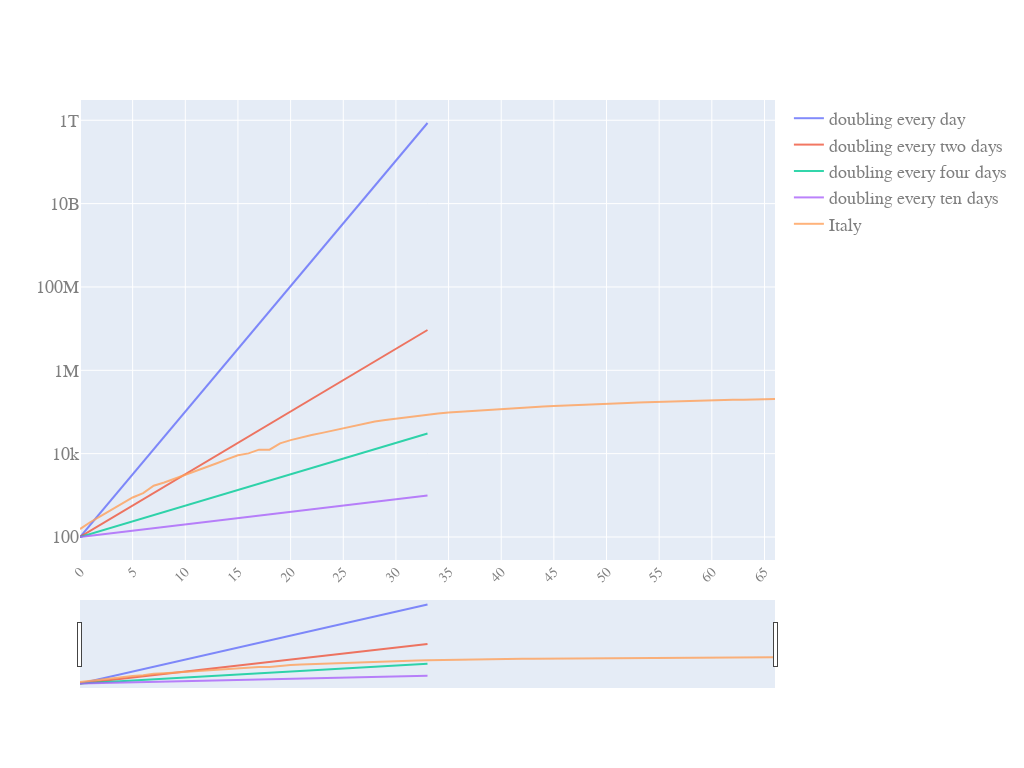

Source (notebook cell):
### Code cell
quick_plot(pd_sync_timelines_w_slope.date,
           pd_sync_timelines_w_slope.iloc[:,0:5],
           y_scale='log',
           slider=True)

### Figure 1 — Plotly figure (JSON) as saved in the notebook; plotly's stock layout.template omitted (floating-point values rounded to 4 significant figures)
{"data": [{"name": "doubling every day", "opacity": 0.8, "type": "scatter", "x": [0, 1, 2, 3, 4, 5, 6, 7, 8, 9, 10, 11, 12, 13, 14, 15, 16, 17, 18, 19, 20, 21, 22, 23, 24, 25, 26, 27, 28, 29, 30, 31, 32, 33, 34, 35, 36, 37, 38, 39, 40, 41, 42, 43, 44, 45, 46, 47, 48, 49, 50, 51, 52, 53, 54, 55, 56, 57, 58, 59, 60, 61, 62, 63, 64, 65, 66], "y": [100, 200, 400, 800, 1600, 3200, 6400, 12800, 25600, 51200, 102400, 204800, 409600, 819200, 1638400, 3276800, 6553600, 13107200, 26214400, 52428800, 104857600, 209715200, 419430400, 838860800, 1677721600, 3355443200, 6710886400, 13421772800, 26843545600, 53687091200, 107374182400, 214748364800, 429496729600, 858993459200, null, null, null, null, null, null, null, null, null, null, null, null, null, null, null, null, null, null, null, null, null, null, null, null, null, null, null, null, null, null, null, null, null]}, {"name": "doubling every two days", "opacity": 0.8, "type": "scatter", "x": [0, 1, 2, 3, 4, 5, 6, 7, 8, 9, 10, 11, 12, 13, 14, 15, 16, 17, 18, 19, 20, 21, 22, 23, 24, 25, 26, 27, 28, 29, 30, 31, 32, 33, 34, 35, 36, 37, 38, 39, 40, 41, 42, 43, 44, 45, 46, 47, 48, 49, 50, 51, 52, 53, 54, 55, 56, 57, 58, 59, 60, 61, 62, 63, 64, 65, 66], "y": [100, 141.4, 200, 282.8, 400, 565.7, 800, 1131.0, 1600, 2263.0, 3200, 4525.0, 6400, 9051.0, 12800, 18100.0, 25600, 36200.0, 51200, 72410.0, 102400, 144800.0, 204800, 289600.0, 409600, 579300.0, 819200, 1159000.0, 1638400, 2317000.0, 3276800, 4634000.0, 6553600, 9268000.0, null, null, null, null, null, null, null, null, null, null, null, null, null, null, null, null, null, null, null, null, null, null, null, null, null, null, null, null, null, null, null, null, null]}, {"name": "doubling every four days", "opacity": 0.8, "type": "scatter", "x": [0, 1, 2, 3, 4, 5, 6, 7, 8, 9, 10, 11, 12, 13, 14, 15, 16, 17, 18, 19, 20, 21, 22, 23, 24, 25, 26, 27, 28, 29, 30, 31, 32, 33, 34, 35, 36, 37, 38, 39, 40, 41, 42, 43, 44, 45, 46, 47, 48, 49, 50, 51, 52, 53, 54, 55, 56, 57, 58, 59, 60, 61, 62, 63, 64, 65, 66], "y": [100, 118.9, 141.4, 168.2, 200, 237.8, 282.8, 336.4, 400, 475.7, 565.7, 672.7, 800, 951.4, 1131.0, 1345.0, 1600, 1903.0, 2263.0, 2691.0, 3200, 3805.0, 4525.0, 5382.0, 6400, 7611.0, 9051.0, 10760.0, 12800, 15220.0, 18100.0, 21530.0, 25600, 30440.0, null, null, null, null, null, null, null, null, null, null, null, null, null, null, null, null, null, null, null, null, null, null, null, null, null, null, null, null, null, null, null, null, null]}, {"name": "doubling every ten days", "opacity": 0.8, "type": "scatter", "x": [0, 1, 2, 3, 4, 5, 6, 7, 8, 9, 10, 11, 12, 13, 14, 15, 16, 17, 18, 19, 20, 21, 22, 23, 24, 25, 26, 27, 28, 29, 30, 31, 32, 33, 34, 35, 36, 37, 38, 39, 40, 41, 42, 43, 44, 45, 46, 47, 48, 49, 50, 51, 52, 53, 54, 55, 56, 57, 58, 59, 60, 61, 62, 63, 64, 65, 66], "y": [100, 107.2, 114.9, 123.1, 132.0, 141.4, 151.6, 162.5, 174.1, 186.6, 200, 214.4, 229.7, 246.2, 263.9, 282.8, 303.1, 324.9, 348.2, 373.2, 400, 428.7, 459.5, 492.5, 527.8, 565.7, 606.3, 649.8, 696.4, 746.4, 800, 857.4, 919.0, 984.9, null, null, null, null, null, null, null, null, null, null, null, null, null, null, null, null, null, null, null, null, null, null, null, null, null, null, null, null, null, null, null, null, null]}, {"name": "Italy", "opacity": 0.8, "type": "scatter", "x": [0, 1, 2, 3, 4, 5, 6, 7, 8, 9, 10, 11, 12, 13, 14, 15, 16, 17, 18, 19, 20, 21, 22, 23, 24, 25, 26, 27, 28, 29, 30, 31, 32, 33, 34, 35, 36, 37, 38, 39, 40, 41, 42, 43, 44, 45, 46, 47, 48, 49, 50, 51, 52, 53, 54, 55, 56, 57, 58, 59, 60, 61, 62, 63, 64, 65, 66], "y": [155, 229, 322, 453, 655, 888, 1128, 1694, 2036, 2502, 3089, 3858, 4636, 5883, 7375, 9172, 10149, 12462, 12462, 17660, 21157, 24747, 27980, 31506, 35713, 41035, 47021, 53578, 59138, 63927, 69176, 74386, 80589, 86498, 92472, 97689, 101739, 105792, 110574, 115242, 119827, 124632, 128948, 132547, 135586, 139422, 143626, 147577, 152271, 156363, 159516, 162488, 165155, 168941, 172434, 175925, 178972, 181228, 183957, 187327, 189973, 192994, 195351, 197675, 199414, 201505, 203591]}], "layout": {"autosize": true, "font": {"color": "#7f7f7f", "family": "PT Sans, monospace", "size": 18}, "height": 768, "width": 1024, "xaxis": {"nticks": 20, "rangeslider": {"visible": true}, "tickangle": -45, "tickfont": {"color": "#7f7f7f", "size": 14}}, "yaxis": {"type": "log"}}}
